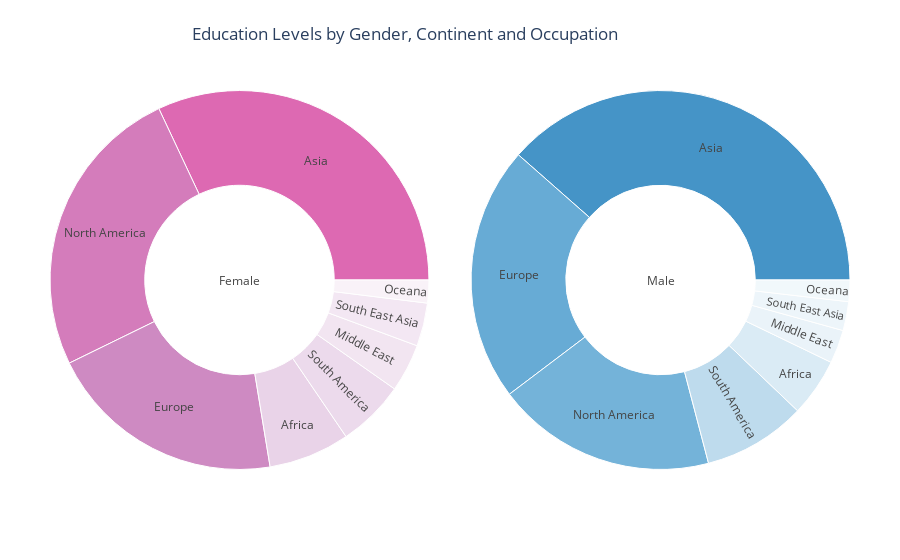

The notebook cell saved with this chart:
### Markdown cell above
* The above charts show female and male survey respondent data grouped by continent and coding experience.
* For the purpose of the analysis, we considered anyone with less than 5 years of coding experience to be a *beginner*; 5-10 years coding experience as an *intermediate* and over 10 years of coding experience a *pro*.  
* You'll notice that the majority of survey respondents (39% of females and 47% of males) fall within the 'Asia' country grouping, with North American respondents representing 20% of females and 15% of males. 
* Within all country groupings except Africa, **men are more likely to having more coding experience**. It is unclear, however, how well "coding experience" was defined. There is a potential that some may have considered their education as coding experience and others may not have, which could skew the data.
* The data also shows high percentages of beginners for females and males in Asia, Africa, South America, South-east Asia and the Middle East, meaning industry knowledge will expand significantly and globally over the next decade. 
* Next, we'll look at education levels by gender and occupation.

### Code cell
# Plotting sunburst of role and education continent.
levels = ["Education", "Role", "Continent"]
value_column = 'Ones'

df_all_trees1 = build_hierarchical_dataframe(
    df_high_edu_female, levels, value_column, name='Female')
df_all_trees2 = build_hierarchical_dataframe(
    df_high_edu_male, levels, value_column, name='Male')

plot_sunburst(df_all_trees1, df_all_trees2,
              title="Education Levels by Gender, Continent and Occupation")

### Figure 1 — Plotly figure (JSON) as saved in the notebook; plotly's stock layout.template omitted (floating-point values rounded to 4 significant figures; data arrays with more than 128 entries replaced by an {"elided": "..."} marker saying what was removed)
{"data": [{"branchvalues": "total", "domain": {"column": 0}, "hovertemplate": "<b>%{label} </b><br><i>Amount: %{value}<br>Percentage: %{color:%.2f}<i>", "labels": {"elided": "215 str values"}, "marker": {"colors": {"elided": "215 float values"}, "colorscale": [[0, "rgb(255,255,255)"], [0.1667, "rgb(201,148,199)"], [0.3333, "rgb(223,101,176)"], [0.5, "rgb(231,41,138)"], [0.6667, "rgb(206,18,86)"], [0.8333, "rgb(152,0,67)"], [1, "rgb(103,0,31)"]]}, "maxdepth": 2, "name": "Female", "parents": {"elided": "215 str values"}, "type": "sunburst", "values": {"elided": "215 int values"}}, {"branchvalues": "total", "domain": {"column": 1}, "hovertemplate": "<b>%{label} </b><br><i>Amount: %{value}<br>Percentage: %{color:%.2f}<i>", "labels": {"elided": "246 str values"}, "marker": {"colors": {"elided": "246 float values"}, "colorscale": [[0, "rgb(255,255,255)"], [0.2, "rgb(107,174,214)"], [0.4, "rgb(66,146,198)"], [0.6, "rgb(33,113,181)"], [0.8, "rgb(8,81,156)"], [1, "rgb(8,48,107)"]]}, "maxdepth": 2, "name": "Male", "parents": {"elided": "246 str values"}, "type": "sunburst", "values": {"elided": "246 int values"}}], "layout": {"grid": {"columns": 2, "rows": 1}, "margin": {"b": 50, "l": 50, "r": 50, "t": 50}, "plot_bgcolor": "#fff", "title": {"text": "Education Levels by Gender, Continent and Occupation", "x": 0.45, "xanchor": "center", "y": 0.95, "yanchor": "top"}}}
